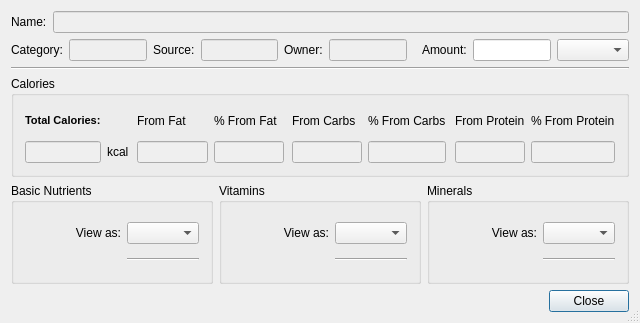
<?xml version="1.0" encoding="UTF-8"?>
<ui version="4.0">
 <class>ViewFoodUI</class>
 <widget class="QDialog" name="ViewFoodUI">
  <property name="geometry">
   <rect>
    <x>0</x>
    <y>0</y>
    <width>640</width>
    <height>323</height>
   </rect>
  </property>
  <property name="windowTitle">
   <string>Nutrition Information</string>
  </property>
  <property name="sizeGripEnabled">
   <bool>true</bool>
  </property>
  <layout class="QVBoxLayout" name="verticalLayout">
   <item>
    <layout class="QHBoxLayout" name="horizontalLayout">
     <item>
      <widget class="QLabel" name="label">
       <property name="text">
        <string>Name:</string>
       </property>
      </widget>
     </item>
     <item>
      <widget class="QLineEdit" name="txtName">
       <property name="enabled">
        <bool>false</bool>
       </property>
      </widget>
     </item>
    </layout>
   </item>
   <item>
    <layout class="QHBoxLayout" name="horizontalLayout_2">
     <item>
      <widget class="QLabel" name="label_2">
       <property name="text">
        <string>Category:</string>
       </property>
      </widget>
     </item>
     <item>
      <widget class="QLineEdit" name="txtCategory">
       <property name="enabled">
        <bool>false</bool>
       </property>
      </widget>
     </item>
     <item>
      <widget class="QLabel" name="label_3">
       <property name="text">
        <string>Source:</string>
       </property>
      </widget>
     </item>
     <item>
      <widget class="QLineEdit" name="txtSource">
       <property name="enabled">
        <bool>false</bool>
       </property>
      </widget>
     </item>
     <item>
      <widget class="QLabel" name="label_4">
       <property name="text">
        <string>Owner:</string>
       </property>
      </widget>
     </item>
     <item>
      <widget class="QLineEdit" name="txtOwner">
       <property name="enabled">
        <bool>false</bool>
       </property>
      </widget>
     </item>
     <item>
      <spacer name="horizontalSpacer_4">
       <property name="orientation">
        <enum>Qt::Horizontal</enum>
       </property>
       <property name="sizeHint" stdset="0">
        <size>
         <width>40</width>
         <height>20</height>
        </size>
       </property>
      </spacer>
     </item>
     <item>
      <widget class="QLabel" name="label_6">
       <property name="text">
        <string>Amount:</string>
       </property>
      </widget>
     </item>
     <item>
      <widget class="QLineEdit" name="txtAmount">
       <property name="alignment">
        <set>Qt::AlignRight|Qt::AlignTrailing|Qt::AlignVCenter</set>
       </property>
      </widget>
     </item>
     <item>
      <widget class="QComboBox" name="cboUnit"/>
     </item>
    </layout>
   </item>
   <item>
    <widget class="Line" name="line">
     <property name="orientation">
      <enum>Qt::Horizontal</enum>
     </property>
    </widget>
   </item>
   <item>
    <widget class="QGroupBox" name="groupBox_5">
     <property name="sizePolicy">
      <sizepolicy hsizetype="Preferred" vsizetype="Preferred">
       <horstretch>0</horstretch>
       <verstretch>0</verstretch>
      </sizepolicy>
     </property>
     <property name="title">
      <string>Calories</string>
     </property>
     <layout class="QGridLayout" name="gridLayout_2">
      <item row="1" column="4">
       <widget class="QLineEdit" name="txtCaloriesFat">
        <property name="enabled">
         <bool>false</bool>
        </property>
        <property name="alignment">
         <set>Qt::AlignRight|Qt::AlignTrailing|Qt::AlignVCenter</set>
        </property>
       </widget>
      </item>
      <item row="1" column="7">
       <widget class="QLineEdit" name="txtCaloriesCarb">
        <property name="enabled">
         <bool>false</bool>
        </property>
        <property name="alignment">
         <set>Qt::AlignRight|Qt::AlignTrailing|Qt::AlignVCenter</set>
        </property>
       </widget>
      </item>
      <item row="1" column="10">
       <widget class="QLineEdit" name="txtCaloriesProtein">
        <property name="enabled">
         <bool>false</bool>
        </property>
        <property name="alignment">
         <set>Qt::AlignRight|Qt::AlignTrailing|Qt::AlignVCenter</set>
        </property>
       </widget>
      </item>
      <item row="1" column="5">
       <widget class="QLineEdit" name="txtCaloriesFatPct">
        <property name="enabled">
         <bool>false</bool>
        </property>
        <property name="alignment">
         <set>Qt::AlignRight|Qt::AlignTrailing|Qt::AlignVCenter</set>
        </property>
       </widget>
      </item>
      <item row="1" column="8">
       <widget class="QLineEdit" name="txtCaloriesCarbPct">
        <property name="enabled">
         <bool>false</bool>
        </property>
        <property name="alignment">
         <set>Qt::AlignRight|Qt::AlignTrailing|Qt::AlignVCenter</set>
        </property>
       </widget>
      </item>
      <item row="1" column="11">
       <widget class="QLineEdit" name="txtCaloriesProteinPct">
        <property name="enabled">
         <bool>false</bool>
        </property>
        <property name="alignment">
         <set>Qt::AlignRight|Qt::AlignTrailing|Qt::AlignVCenter</set>
        </property>
       </widget>
      </item>
      <item row="0" column="4">
       <widget class="QLabel" name="label_24">
        <property name="text">
         <string>From Fat</string>
        </property>
        <property name="alignment">
         <set>Qt::AlignLeading|Qt::AlignLeft|Qt::AlignVCenter</set>
        </property>
       </widget>
      </item>
      <item row="0" column="7">
       <widget class="QLabel" name="label_27">
        <property name="text">
         <string>From Carbs</string>
        </property>
        <property name="alignment">
         <set>Qt::AlignLeading|Qt::AlignLeft|Qt::AlignVCenter</set>
        </property>
       </widget>
      </item>
      <item row="0" column="10">
       <widget class="QLabel" name="label_29">
        <property name="text">
         <string>From Protein</string>
        </property>
        <property name="alignment">
         <set>Qt::AlignLeading|Qt::AlignLeft|Qt::AlignVCenter</set>
        </property>
       </widget>
      </item>
      <item row="0" column="0">
       <widget class="QLabel" name="label_25">
        <property name="text">
         <string>&lt;!DOCTYPE HTML PUBLIC &quot;-//W3C//DTD HTML 4.0//EN&quot; &quot;http://www.w3.org/TR/REC-html40/strict.dtd&quot;&gt;
&lt;html&gt;&lt;head&gt;&lt;meta name=&quot;qrichtext&quot; content=&quot;1&quot; /&gt;&lt;style type=&quot;text/css&quot;&gt;
p, li { white-space: pre-wrap; }
&lt;/style&gt;&lt;/head&gt;&lt;body style=&quot; font-family:'DejaVu Sans'; font-size:8pt; font-weight:400; font-style:normal;&quot;&gt;
&lt;table style=&quot;-qt-table-type: root; margin-top:4px; margin-bottom:4px; margin-left:4px; margin-right:4px;&quot;&gt;
&lt;tr&gt;
&lt;td style=&quot;border: none;&quot;&gt;
&lt;p style=&quot; margin-top:0px; margin-bottom:0px; margin-left:0px; margin-right:0px; -qt-block-indent:0; text-indent:0px;&quot;&gt;&lt;span style=&quot; font-weight:600;&quot;&gt;Total Calories:&lt;/span&gt;&lt;/p&gt;&lt;/td&gt;&lt;/tr&gt;&lt;/table&gt;&lt;/body&gt;&lt;/html&gt;</string>
        </property>
       </widget>
      </item>
      <item row="0" column="5">
       <widget class="QLabel" name="label_5">
        <property name="text">
         <string>% From Fat</string>
        </property>
       </widget>
      </item>
      <item row="0" column="8">
       <widget class="QLabel" name="label_26">
        <property name="text">
         <string>% From Carbs</string>
        </property>
       </widget>
      </item>
      <item row="0" column="11">
       <widget class="QLabel" name="label_28">
        <property name="text">
         <string>% From Protein</string>
        </property>
       </widget>
      </item>
      <item row="1" column="3">
       <spacer name="horizontalSpacer_2">
        <property name="orientation">
         <enum>Qt::Horizontal</enum>
        </property>
        <property name="sizeHint" stdset="0">
         <size>
          <width>40</width>
          <height>20</height>
         </size>
        </property>
       </spacer>
      </item>
      <item row="1" column="6">
       <spacer name="horizontalSpacer_3">
        <property name="orientation">
         <enum>Qt::Horizontal</enum>
        </property>
        <property name="sizeHint" stdset="0">
         <size>
          <width>40</width>
          <height>20</height>
         </size>
        </property>
       </spacer>
      </item>
      <item row="1" column="9">
       <spacer name="horizontalSpacer_6">
        <property name="orientation">
         <enum>Qt::Horizontal</enum>
        </property>
        <property name="sizeHint" stdset="0">
         <size>
          <width>40</width>
          <height>20</height>
         </size>
        </property>
       </spacer>
      </item>
      <item row="1" column="2">
       <widget class="QLabel" name="label_30">
        <property name="text">
         <string>kcal</string>
        </property>
       </widget>
      </item>
      <item row="1" column="0">
       <widget class="QLineEdit" name="txtCalories">
        <property name="enabled">
         <bool>false</bool>
        </property>
        <property name="alignment">
         <set>Qt::AlignRight|Qt::AlignTrailing|Qt::AlignVCenter</set>
        </property>
       </widget>
      </item>
     </layout>
    </widget>
   </item>
   <item>
    <layout class="QHBoxLayout" name="horizontalLayout_4">
     <item>
      <widget class="QGroupBox" name="grpBasicNutrients">
       <property name="title">
        <string>Basic Nutrients</string>
       </property>
       <layout class="QGridLayout" name="gridLayout">
        <item row="0" column="0" colspan="2">
         <widget class="QLabel" name="label_10">
          <property name="text">
           <string>View as:</string>
          </property>
          <property name="alignment">
           <set>Qt::AlignRight|Qt::AlignTrailing|Qt::AlignVCenter</set>
          </property>
         </widget>
        </item>
        <item row="1" column="2">
         <widget class="Line" name="line_2">
          <property name="orientation">
           <enum>Qt::Horizontal</enum>
          </property>
         </widget>
        </item>
        <item row="0" column="2">
         <widget class="QComboBox" name="cboNutrientDimensions"/>
        </item>
       </layout>
      </widget>
     </item>
     <item>
      <widget class="QGroupBox" name="grpVitamins">
       <property name="title">
        <string>Vitamins</string>
       </property>
       <layout class="QGridLayout" name="gridLayout">
        <item row="0" column="0" colspan="2">
         <widget class="QLabel" name="label_10">
          <property name="text">
           <string>View as:</string>
          </property>
          <property name="alignment">
           <set>Qt::AlignRight|Qt::AlignTrailing|Qt::AlignVCenter</set>
          </property>
         </widget>
        </item>
        <item row="1" column="2">
         <widget class="Line" name="line_2">
          <property name="orientation">
           <enum>Qt::Horizontal</enum>
          </property>
         </widget>
        </item>
        <item row="0" column="2">
         <widget class="QComboBox" name="cboVitaminDimensions"/>
        </item>
       </layout>
      </widget>
     </item>
     <item>
      <widget class="QGroupBox" name="grpMinerals">
       <property name="title">
        <string>Minerals</string>
       </property>
       <layout class="QGridLayout" name="gridLayout">
        <item row="0" column="0" colspan="2">
         <widget class="QLabel" name="label_10">
          <property name="text">
           <string>View as:</string>
          </property>
          <property name="alignment">
           <set>Qt::AlignRight|Qt::AlignTrailing|Qt::AlignVCenter</set>
          </property>
         </widget>
        </item>
        <item row="1" column="2">
         <widget class="Line" name="line_2">
          <property name="orientation">
           <enum>Qt::Horizontal</enum>
          </property>
         </widget>
        </item>
        <item row="0" column="2">
         <widget class="QComboBox" name="cboMineralDimensions"/>
        </item>
       </layout>
      </widget>
     </item>
    </layout>
   </item>
   <item>
    <layout class="QHBoxLayout" name="horizontalLayout_6">
     <item>
      <spacer name="horizontalSpacer_5">
       <property name="orientation">
        <enum>Qt::Horizontal</enum>
       </property>
       <property name="sizeHint" stdset="0">
        <size>
         <width>40</width>
         <height>20</height>
        </size>
       </property>
      </spacer>
     </item>
     <item>
      <widget class="QPushButton" name="btnClose">
       <property name="text">
        <string>Close</string>
       </property>
       <property name="default">
        <bool>true</bool>
       </property>
      </widget>
     </item>
    </layout>
   </item>
  </layout>
 </widget>
 <layoutdefault spacing="6" margin="11"/>
 <resources/>
 <connections/>
</ui>
